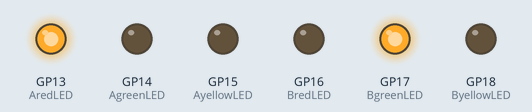
Simulated run of this program. Board: Raspberry Pi Pico running MicroPython. Parts: output pins drawn as LEDs (lit = HIGH).

Above: at 1.5 s.
At 3.7 s:
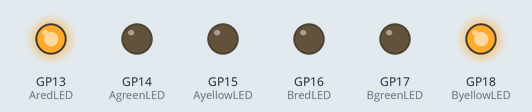
At 7.5 s:
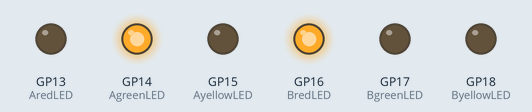
At 9.7 s:
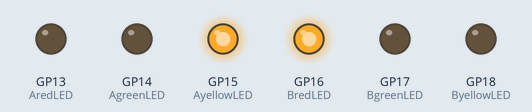
At 11.2 s:
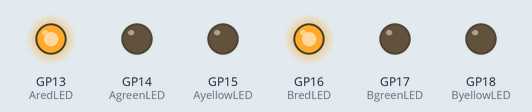
Timing chart, 0 to 15.6 s (numbered marks = the images above):
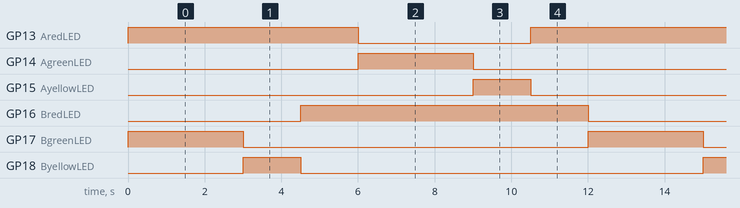

Measured:
- by itself, GP13 (AredLED): repeats every 12.0 s: LOW 4.5 s, HIGH 7.5 s
- by itself, GP14 (AgreenLED), GP17 (BgreenLED): alternates HIGH for 3.0 s and LOW for 9.0 s
- by itself, GP15 (AyellowLED), GP18 (ByellowLED): alternates HIGH for 1.5 s and LOW for 10.5 s
- by itself, GP16 (BredLED): alternates HIGH for 7.5 s and LOW for 4.5 s

The program:

12_cross_block_LED.py
```python
from machine import Pin
from utime import sleep
AredLED = machine.Pin(13,Pin.OUT)
AgreenLED = machine.Pin(14,Pin.OUT)
AyellowLED = machine.Pin(15,Pin.OUT)
BredLED = machine.Pin(16,Pin.OUT)
BgreenLED = machine.Pin(17,Pin.OUT)
ByellowLED = machine.Pin(18,Pin.OUT)
AredLED.value(0)
AgreenLED.value(0)
AyellowLED.value(0)
BredLED.value(0)
BgreenLED.value(0)
ByellowLED.value(0)
while True:
    #控制A紅B綠
    AredLED.value(1)
    BgreenLED.value(1)
    sleep(3)
    BgreenLED.value(0)
    #控制A紅Ｂ黃
    ByellowLED.value(1)
    sleep(1.5)
    ByellowLED.value(0)
    #控制A紅Ｂ紅
    BredLED.value(1)
    sleep(1.5)
    AredLED.value(0)
    #控制B紅A綠
    AgreenLED.value(1)
    sleep(3)
    AgreenLED.value(0)
    #控制B紅A黃
    AyellowLED.value(1)
    sleep(1.5)
    AyellowLED.value(0)
    #控制A紅B紅
    AredLED.value(1)
    sleep(1.5)
    BredLED.value(0)
```
